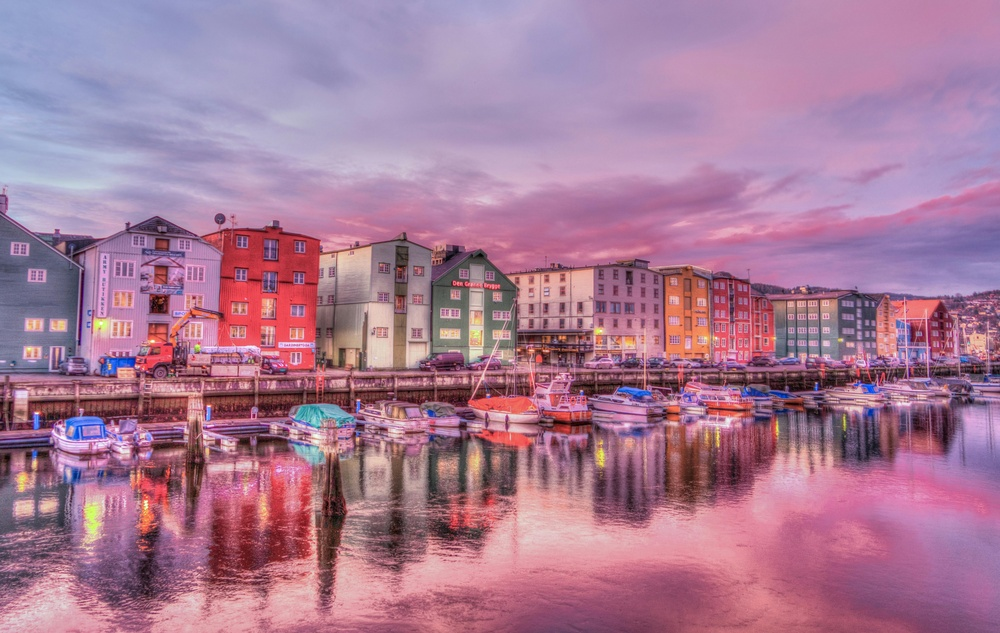
#> input picture ColorCam/images/pexels-pixabay-358312.jpg, 1000 x 633 px, shrunk from 6716 x 4248 before the run, found by its file name
$ python main.py
#> lines starting #> are read from the running program, lines starting #| are printed output that depends on the picture
### ColorCam/src/color_corrector.py
import numpy as np
import cv2

PROTANOPIA = np.array([
    [0.0, 1.05118294, -0.05116099],
    [0.0, 1.0, 0.0],
    [0.0, 0.0, 1.0]
])

DEUTERANOPIA = np.array([
    [1.0, 0.0, 0.0],
    [0.9513092, 0.0, 0.0486992],
    [0.0, 0.0, 1.0]
])

TRITANOPIA = np.array([
    [1.0, 0.0, 0.0],
    [0.0, 1.0, 0.0],
    [-0.86744736, 1.86727089, 0.0]
])

#3x3 color matrix
def apply_matrix(img, matrix):
    matrix = matrix.astype(np.float32)
    corrected = cv2.transform(img.astype(np.float32), matrix)
    return np.clip(corrected, 0, 255).astype(np.uint8)

def simulate(img, deficiency):
    if deficiency == "protanopia":
        return apply_matrix(img, PROTANOPIA)
    elif deficiency == "deuteranopia":
        return apply_matrix(img, DEUTERANOPIA)
    elif deficiency == "tritanopia":
        return apply_matrix(img, TRITANOPIA)
    else:
        raise ValueError("Invalid deficiency type")

def daltonize(img, deficiency):
    #simulate color-blindness
    sim = simulate(img, deficiency)

    #find color diff
    error = img.astype(np.int16) - sim.astype(np.int16)

    #create correction layer
    correction = np.zeros_like(error)

    if deficiency == "protanopia":
        #red to green/blue
        correction[..., 1] = error[..., 0]*0.7
        correction[..., 2] = error[..., 0]*0.7

    elif deficiency == "deuteranopia":
        #green to red/blue
        correction[..., 0] = error[..., 1]*0.7
        correction[..., 2] = error[..., 1]*0.7

    elif deficiency == "tritanopia":
        #blue to red/green
        correction[..., 0] = error[..., 2]*0.7
        correction[..., 1] = error[..., 2]*0.7

    else:
        raise ValueError("Invalid deficency type.")

    #add the corrections
    out = img + correction

    #return final image
    return np.clip(out, 0, 255).astype(np.uint8)

### ColorCam/src/main.py
import cv2
from color_corrector import simulate, daltonize

img = cv2.imread("/Users/naz/Documents/ColorCam/images/pexels-pixabay-358312.jpg")
#> img is the input picture: shape (633, 1000, 3); mean B, G, R 150.2, 122.7, 168

if img is None:
    print("Image not found!")
    exit()

img_rgb = cv2.cvtColor(img, cv2.COLOR_BGR2RGB)
prot_rgb = simulate(img_rgb, "protanopia")
deut_rgb = simulate(img_rgb, "deuteranopia")
trit_rgb = simulate(img_rgb, "tritanopia")

prot = cv2.cvtColor(prot_rgb, cv2.COLOR_RGB2BGR)
deut = cv2.cvtColor(deut_rgb, cv2.COLOR_RGB2BGR)
trit = cv2.cvtColor(trit_rgb, cv2.COLOR_RGB2BGR)
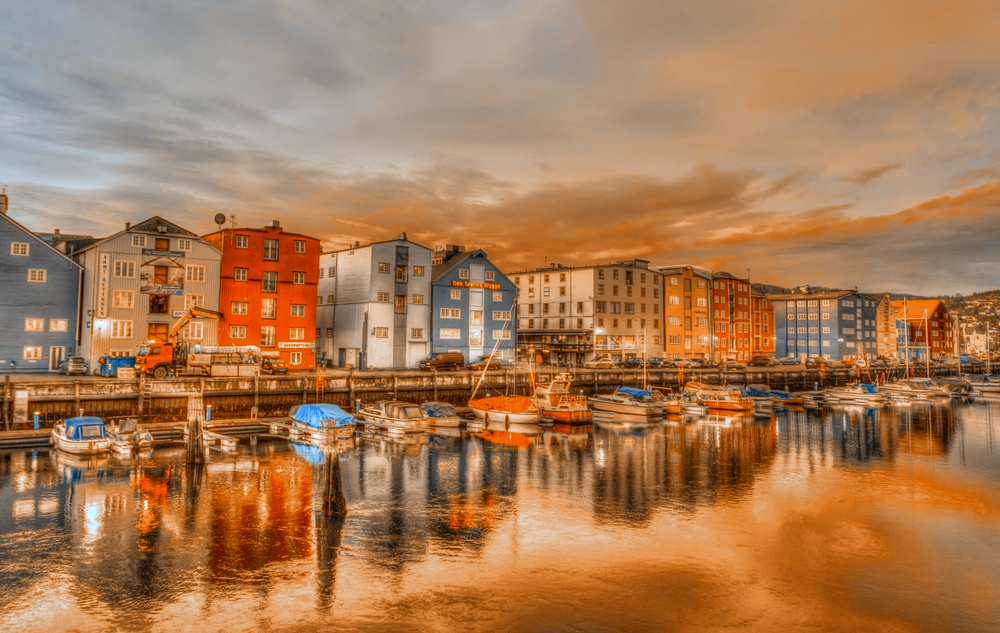
#> trit: shape (633, 1000, 3); mean B, G, R 84.7, 122.7, 168

prot_fix = daltonize(img, "protanopia")
deut_fix = daltonize(img, "deuteranopia")
trit_fix = daltonize(img, "tritanopia")
#> call 3 of daltonize, with deficiency = 'tritanopia'
#> in apply_matrix (call 6), `corrected = cv2.transform(img.astype(np.float32), matrix)`:
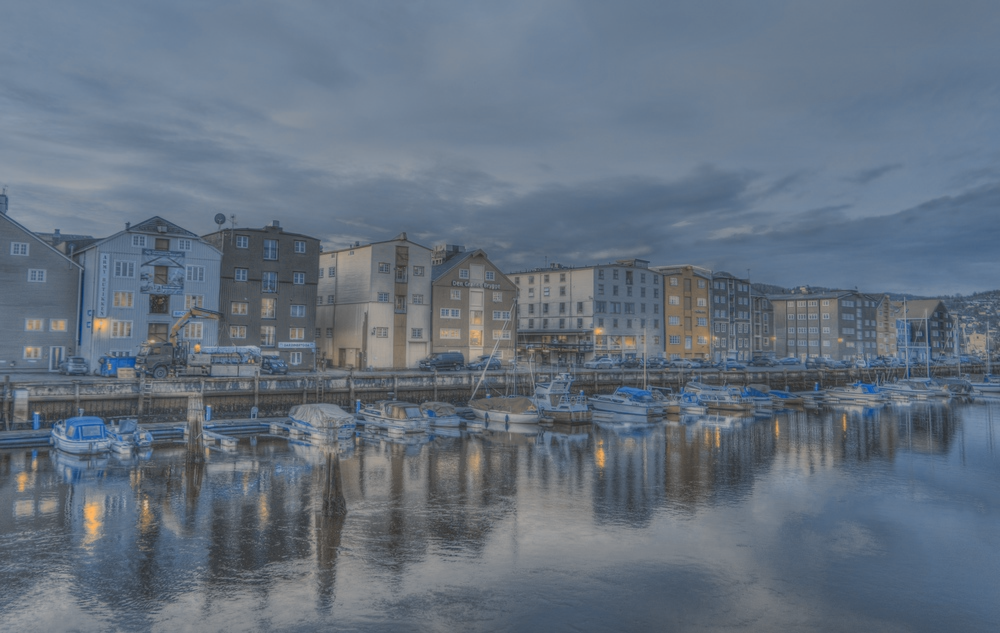
#> corrected: shape (633, 1000, 3) float32; mean B, G, R 150.2, 122.7, 98.8; drawn with min black and max white
#> in daltonize (call 3), `error = img.astype(np.int16) - sim.astype(np.int16)`:
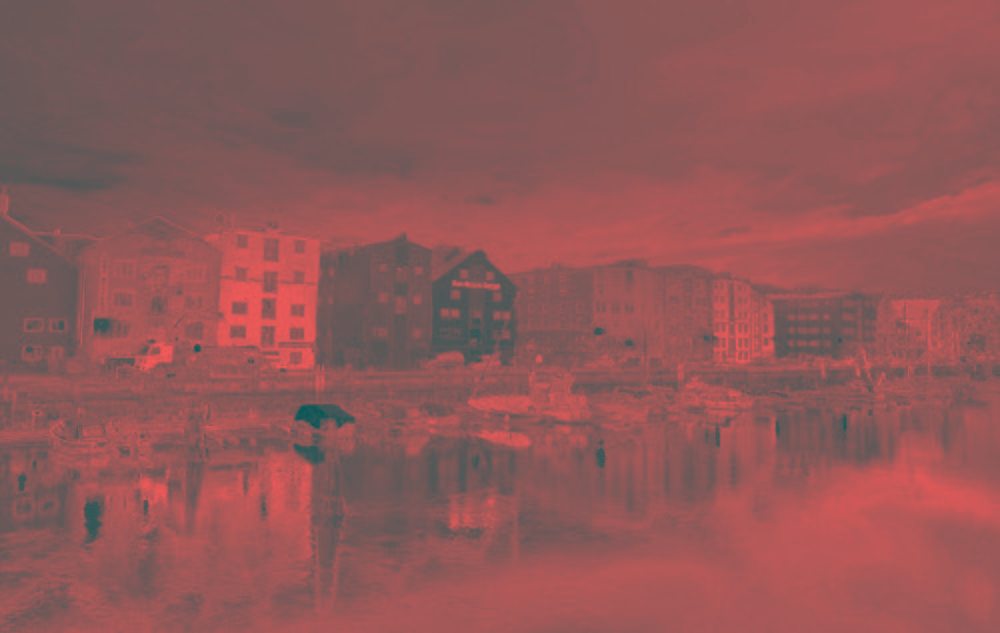
#> error: shape (633, 1000, 3) int16; mean B, G, R 0, 0, 69.7; drawn with min black and max white
#> in daltonize (call 3), `correction[..., 0] = error[..., 2]*0.7`:
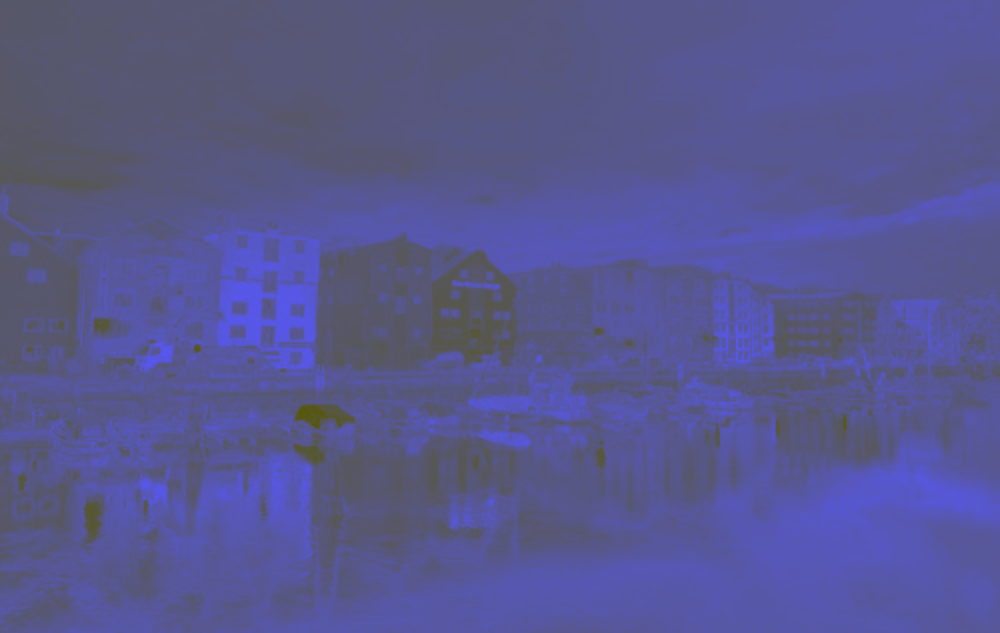
#> correction: shape (633, 1000, 3) int16; mean B, G, R 48.3, 0, 0; drawn with min black and max white
#> in daltonize (call 3), `correction[..., 1] = error[..., 2]*0.7`:
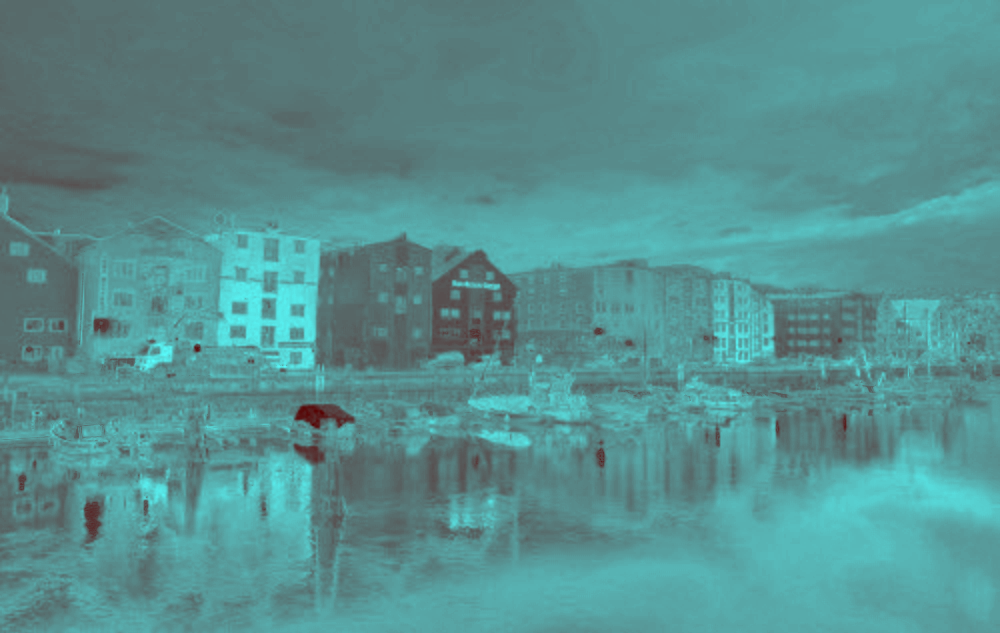
#> correction: shape (633, 1000, 3) int16; mean B, G, R 48.3, 48.3, 0; drawn with min black and max white
#> in daltonize (call 3), `out = img + correction`:
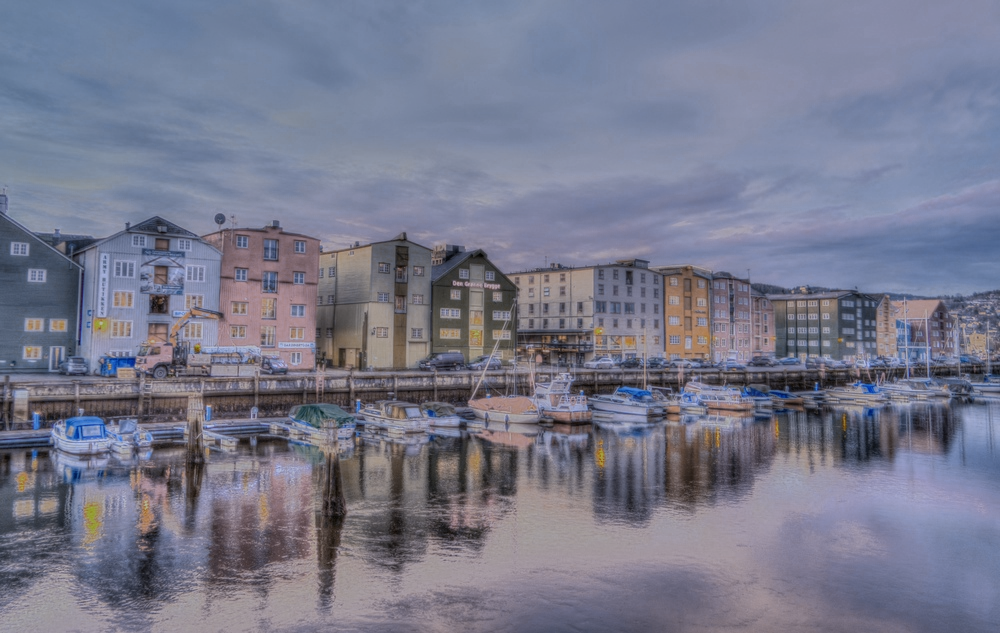
#> out: shape (633, 1000, 3) int16; mean B, G, R 198.6, 171.1, 168; drawn with min black and max white
#> in daltonize (call 3), `return np.clip(out, 0, 255).astype(np.uint8)`:
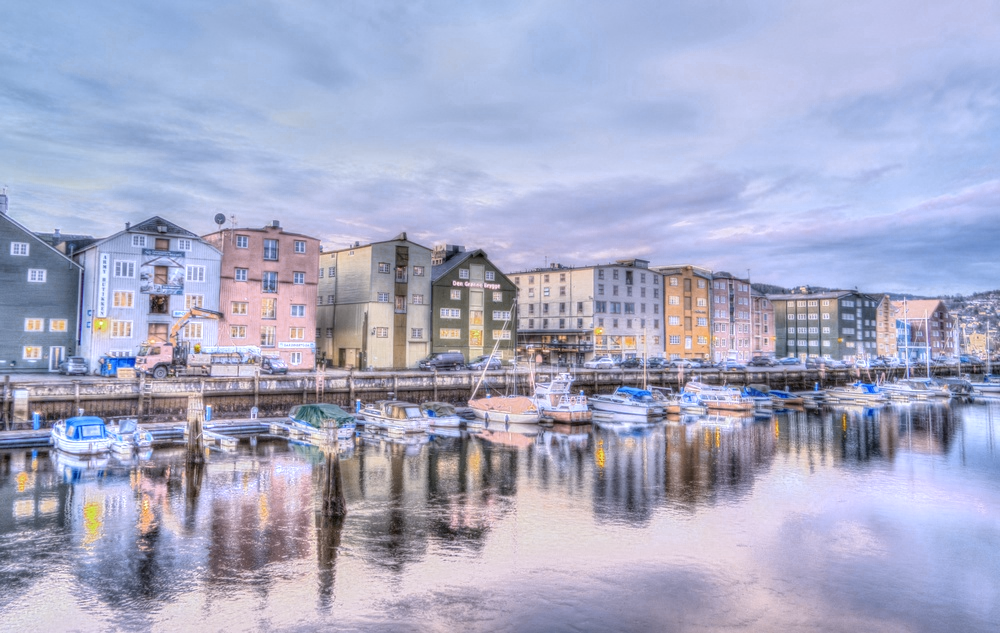
#> returned value: shape (633, 1000, 3); mean of channels 0, 1, 2 198.2, 171.1, 168; drawn as B, G, R

cv2.imshow("Original", img)
cv2.imshow("Protanopia Correction", prot)
cv2.imshow("Deuteranopia Correction", deut)
cv2.imshow("Tritanopia Correction", trit)

cv2.waitKey(0)
cv2.destroyAllWindows()

$ run again, with ColorCam/images/pexels-pixabay-163822.jpg copied over ColorCam/images/pexels-pixabay-358312.jpg
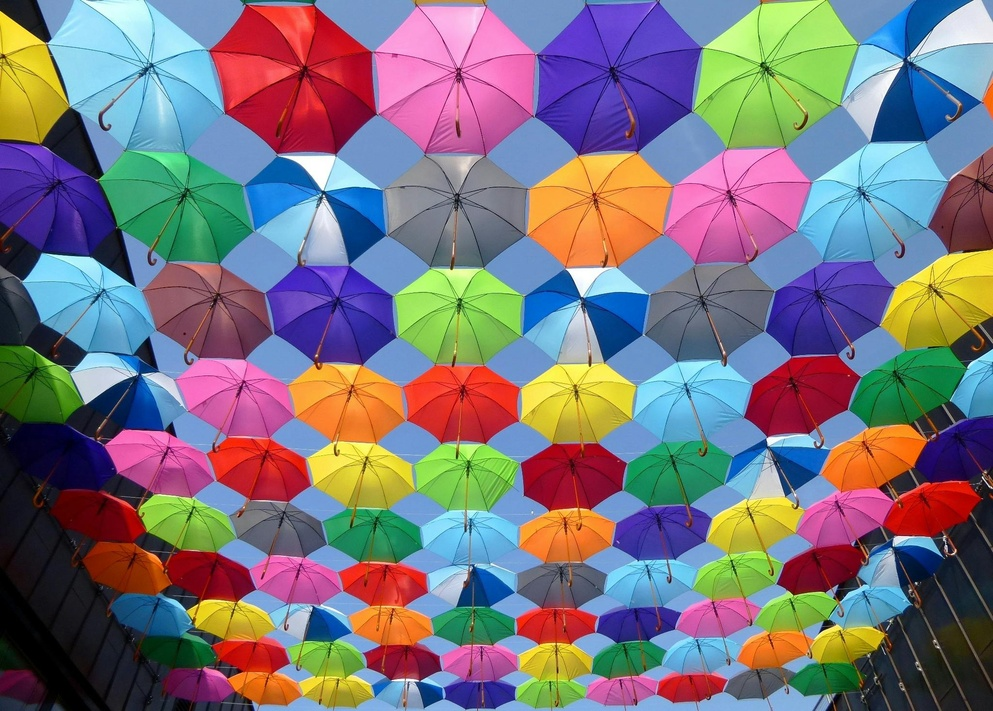
#> input picture ColorCam/images/pexels-pixabay-163822.jpg, 993 x 711 px, shrunk from 2048 x 1466 before the run, found by its file name
#> img is the input picture: shape (711, 993, 3); mean B, G, R 124.4, 115.8, 122.5
#> `trit = cv2.cvtColor(trit_rgb, cv2.COLOR_RGB2BGR)`:
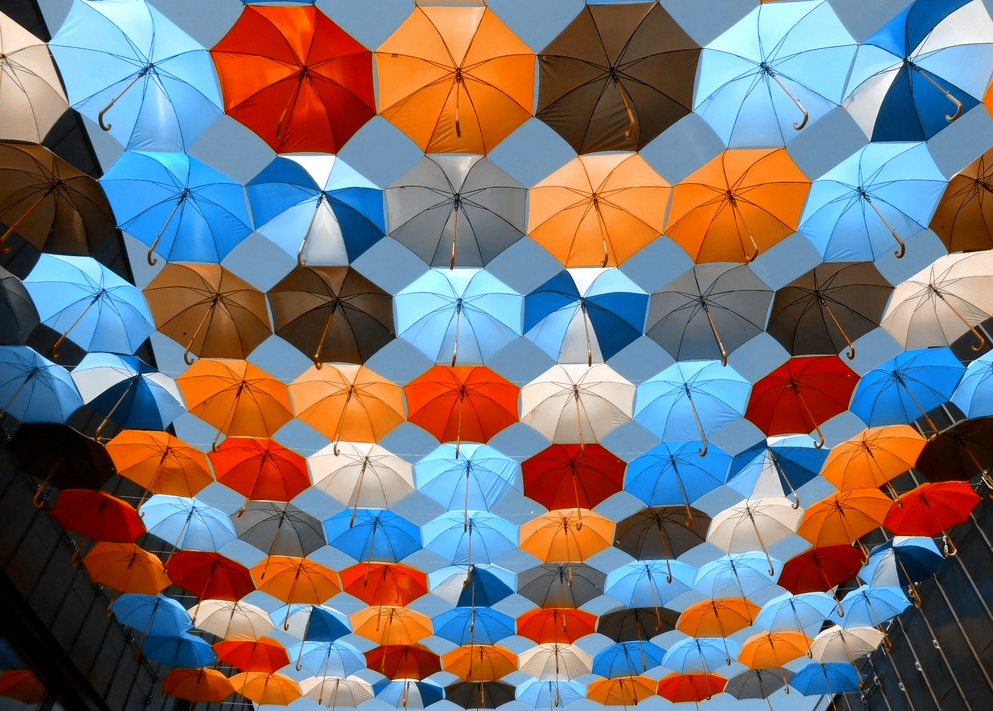
#> trit: shape (711, 993, 3); mean B, G, R 117.8, 115.8, 122.5
#> in apply_matrix (call 4), `corrected = cv2.transform(img.astype(np.float32), matrix)`:
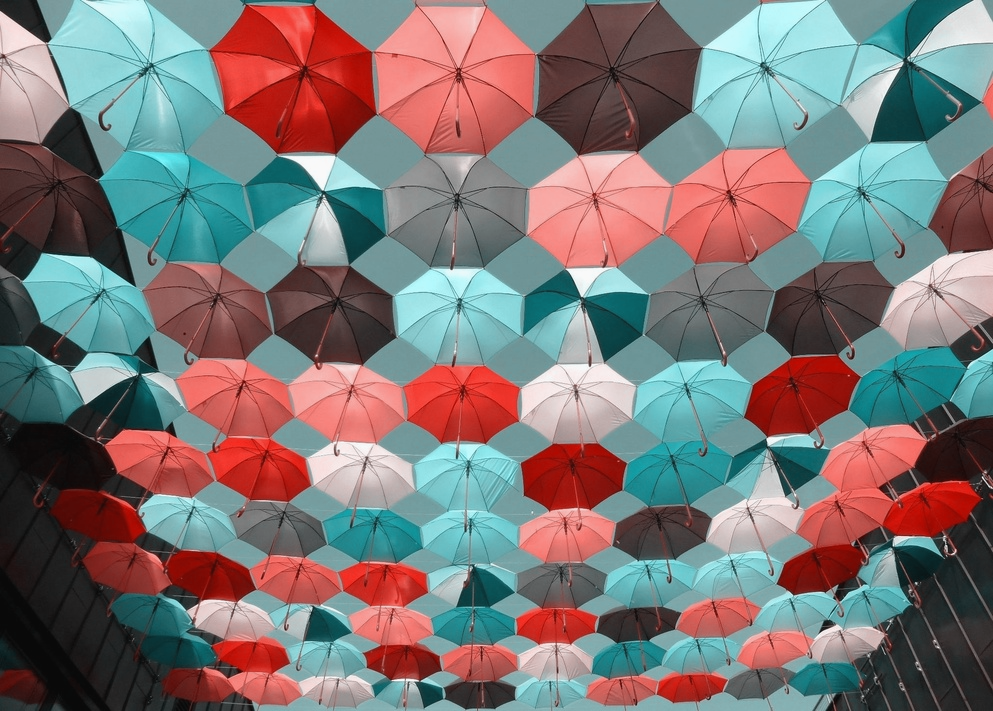
#> corrected: shape (711, 993, 3) float32; mean B, G, R 115.4, 115.7, 122.5; drawn with min black and max white
